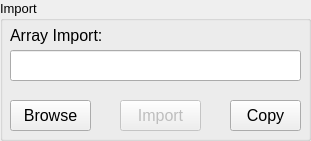
             <widget class="QGroupBox" name="groupBox_import_keithley">
              <property name="geometry">
               <rect>
                <x>0</x>
                <y>0</y>
                <width>311</width>
                <height>141</height>
               </rect>
              </property>
              <property name="font">
               <font>
                <pointsize>10</pointsize>
               </font>
              </property>
              <property name="title">
               <string>Import</string>
              </property>
              <widget class="QLineEdit" name="lineEdit_directory_keithley">
               <property name="geometry">
                <rect>
                 <x>10</x>
                 <y>50</y>
                 <width>291</width>
                 <height>31</height>
                </rect>
               </property>
               <property name="font">
                <font>
                 <pointsize>12</pointsize>
                </font>
               </property>
              </widget>
              <widget class="QLabel" name="label_7">
               <property name="geometry">
                <rect>
                 <x>10</x>
                 <y>20</y>
                 <width>111</width>
                 <height>31</height>
                </rect>
               </property>
               <property name="font">
                <font>
                 <pointsize>12</pointsize>
                </font>
               </property>
               <property name="text">
                <string>Array Import:</string>
               </property>
              </widget>
              <widget class="QPushButton" name="pushButton_browse_keithley">
               <property name="geometry">
                <rect>
                 <x>10</x>
                 <y>100</y>
                 <width>81</width>
                 <height>31</height>
                </rect>
               </property>
               <property name="font">
                <font>
                 <pointsize>12</pointsize>
                </font>
               </property>
               <property name="text">
                <string>Browse</string>
               </property>
              </widget>
              <widget class="QPushButton" name="pushButton_import_keithley">
               <property name="enabled">
                <bool>false</bool>
               </property>
               <property name="geometry">
                <rect>
                 <x>120</x>
                 <y>100</y>
                 <width>81</width>
                 <height>31</height>
                </rect>
               </property>
               <property name="font">
                <font>
                 <pointsize>12</pointsize>
                </font>
               </property>
               <property name="text">
                <string>Import</string>
               </property>
              </widget>
              <widget class="QPushButton" name="pushButton_copy_keithley">
               <property name="enabled">
                <bool>true</bool>
               </property>
               <property name="geometry">
                <rect>
                 <x>230</x>
                 <y>100</y>
                 <width>71</width>
                 <height>31</height>
                </rect>
               </property>
               <property name="font">
                <font>
                 <pointsize>12</pointsize>
                </font>
               </property>
               <property name="text">
                <string>Copy</string>
               </property>
              </widget>
             </widget>
